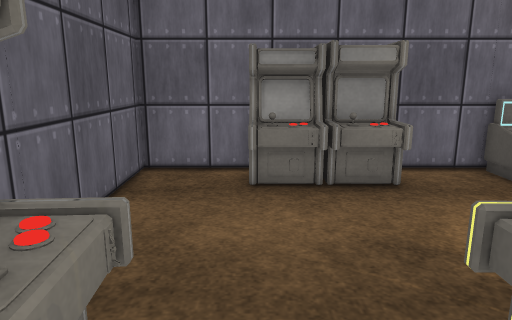
[1] (above)

14 first-person views from a walk through a 3-D level made in the Unity game engine. The camera is 1.4 m above the floor, tilts 12° down and sees 70° across. Doors are open. The floor is counted in squares, 0.5 m on a side. Each view is taken from the middle of a square. On the plan, view 1 faces up. The plan holds only what a view shows up to about 20 squares ahead; the rest is blank. The place goes on beyond the plan. Some animated figures are not drawn. Surface patterns are stand-ins for the level's own textures.

[2]
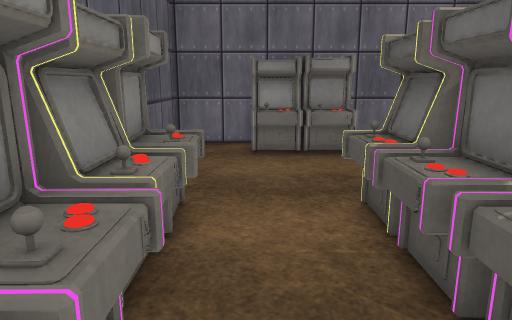

[3]
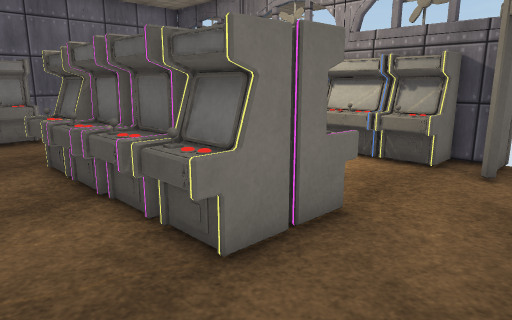

[4]
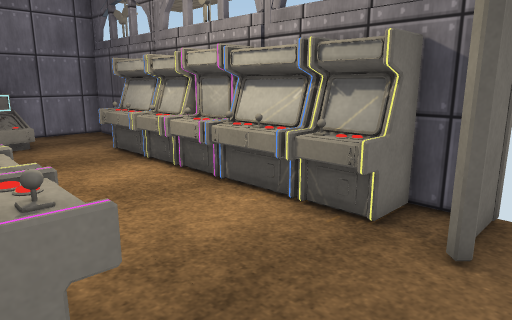

[5]
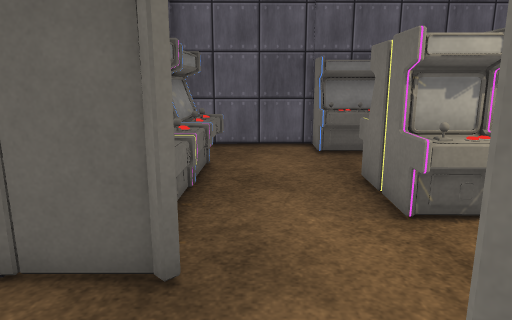

[6]
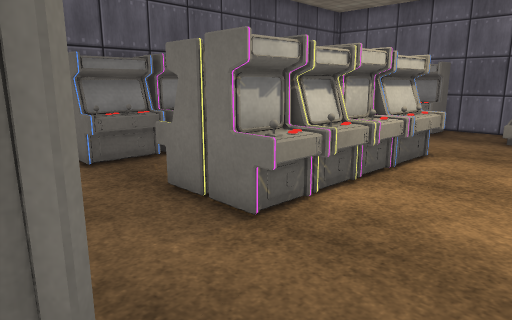

[7]
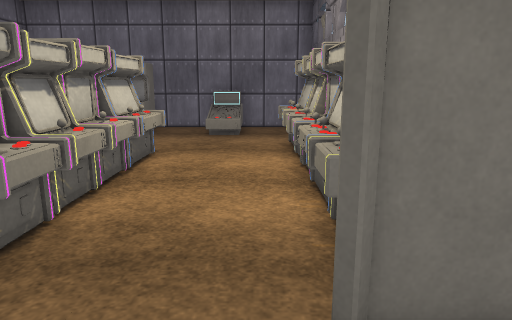

[8]
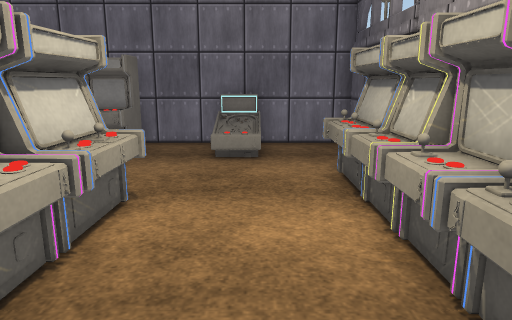

[9]
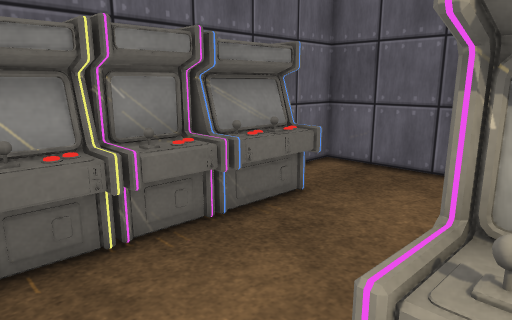

[10]
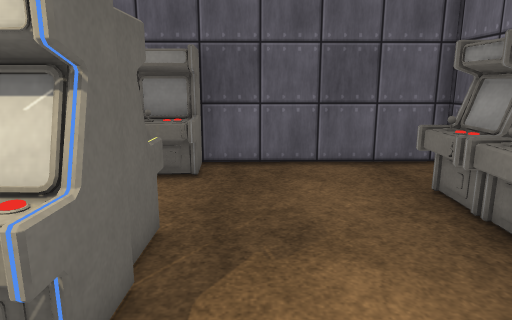

[11]
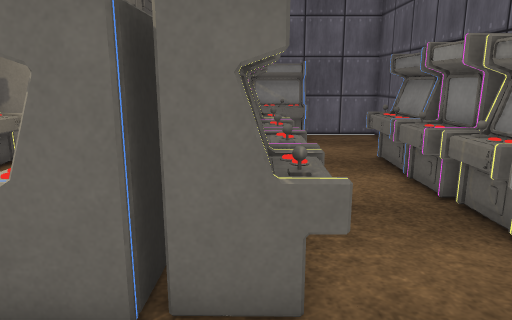

[12]
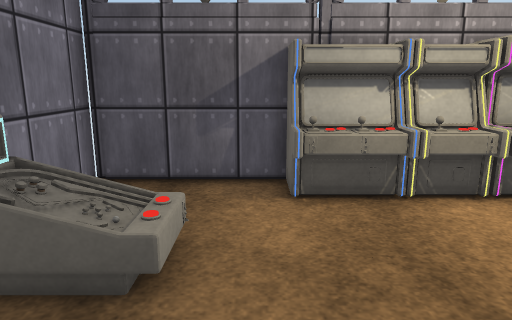

[13]
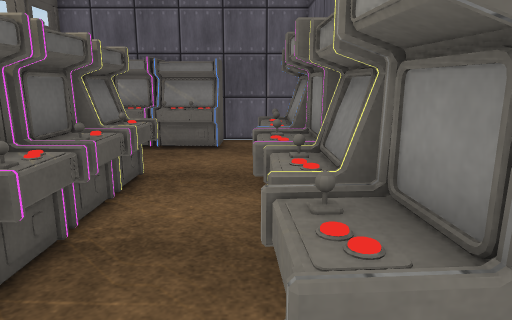

[14]
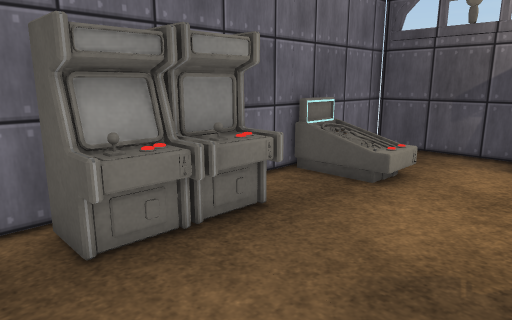

### Floor plan
Key: @ floor where view 1 was taken; # wall or solid block; . floor; D open door; = window, fence, low wall or low ledge; ^ raised ledge.
Columns run from 4 left of view 1 to 13 right of it. Each row starts with its distance up from view 1.
 12 #####   ##########
 11 #...#####..===...#
 10 #...=###=..===...#
  9 #...=^=^=..=#=...#
  8 #................#
  7 #................#
  6 #..............=##
  5 #..............=#
  4 # .............=#
  3 ##==..=###= ...=#
  2  ##^..^#### ...=#
  1  ##=..^#### ...=#
  0   #^@.^###^....^#
 -1   #^..^###=....=#
 -2   #^..=###=....=#
 -3   #=..^###^....=#
 -4   #=..^####....=#
 -5   #=..^###^....=#
 -6  ##=..=###^....=#
 -7  #==...........###
 -8  #...........DDD##
 -9  #...........DDD .
-10  #.. ^^^====#DDD
-11  #.. ########...
-12  # ..########.
-13   ####      #

Positions as (right, up) in squares from view 1, and headings:
1: (0, 0), facing up
2: (0, -5), facing up
3: (-1, -10), facing up-right
4: (5, -9), facing up-right
5: (13, -9), facing left
6: (11, -11), facing up-left
7: (10, -11), facing up
8: (9, -5), facing up
9: (8, -5), facing down-left
10: (9, 5), facing left
11: (3, 7), facing down
12: (3, 7), facing right
13: (-1, 5), facing down
14: (-2, 4), facing up-right
